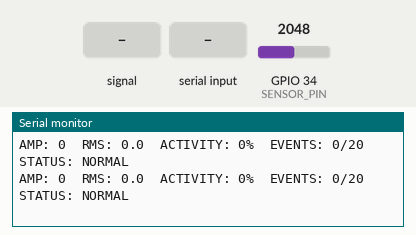
This sketch was run on a simulated ESP32. On the bench: the last lines printed to the serial monitor. Inputs (shaded band) come from the test bench; at power-on: GPIO 34 (SENSOR_PIN) = 2048 (analog values on the 0–4095 scale).

Above: at 11.7 s.
11.8 s: GPIO 34 (SENSOR_PIN) fed a 200 Hz sine of ±327 counts around its level
At 12.68 s:
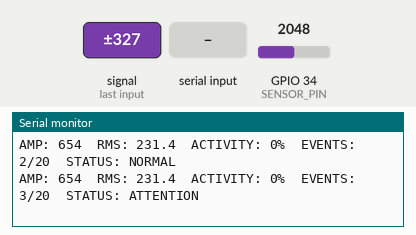
14.2 s: GPIO 34 (SENSOR_PIN) set to 2866
At 14.43 s:
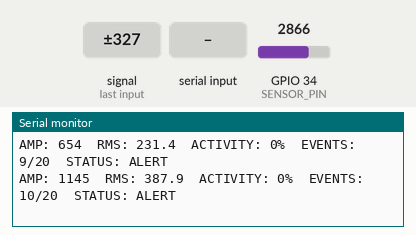
15.7 s: "c" received over Serial
At 16.4 s:
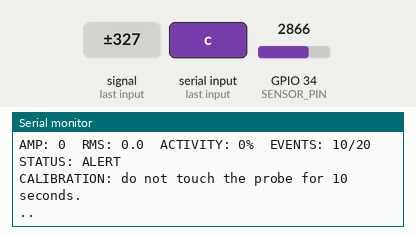
Timing chart, 0 to 18.7 s (numbered marks = the images above; inputs shaded):
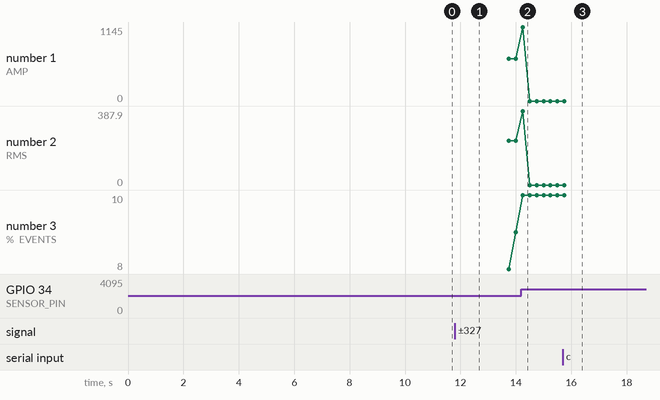

Measured:
- after the input at 11.8 s, the serial monitor: prints a new line after 0.20 s (image 1)
- after the input at 14.2 s, the serial monitor: prints a new line after 0.05 s (image 2)
- after the input at 15.7 s, the serial monitor: prints a new line after 0.05 s (image 3)

The sketch:

kolos_firmware.ino
```cpp
// KOLOS, вторая версия программы макета.
// Основа та же, что в первой версии: в течение окна как можно чаще читаем датчик,
// запоминаем минимум и максимум и считаем амплитуду.
// Добавлены RMS, калибровка по фону, порог, подсчёт событий и статус.

const int SENSOR_PIN = 34;
const unsigned long WINDOW_MS = 250;       // длина окна
const unsigned long CALIBRATION_MS = 10000;
const float K = 1.25;                      // порог = 1,25 * фоновый RMS
const int HISTORY = 20;                    // окон в буфере событий
const int ATTENTION_MIN = 3;               // 0-2 события: NORMAL, 3-7: ATTENTION
const int ALERT_MIN = 8;                   // 8 и более: ALERT

bool history[HISTORY];
int pos = 0;
float baseline = 0;
float threshold = 0;

void readWindow(int &amplitude, float &rms) {
  int minimum = 4095;
  int maximum = 0;
  uint64_t sum = 0, sumSq = 0;
  uint32_t n = 0;
  unsigned long start = millis();

  while (millis() - start < WINDOW_MS) {
    int value = analogRead(SENSOR_PIN);
    if (value < minimum) minimum = value;
    if (value > maximum) maximum = value;
    sum += value;
    sumSq += (uint64_t)value * value;
    n++;
  }

  double mean = (double)sum / n;
  double variance = (double)sumSq / n - mean * mean;
  if (variance < 0) variance = 0;
  amplitude = maximum - minimum;
  rms = sqrt(variance);
}

void calibrate() {
  Serial.println("\nCALIBRATION: do not touch the probe for 10 seconds.");
  float total = 0;
  int windows = 0;
  unsigned long start = millis();
  while (millis() - start < CALIBRATION_MS) {
    int amplitude;
    float rms;
    readWindow(amplitude, rms);
    total += rms;
    windows++;
    Serial.print(".");
  }
  baseline = total / windows;
  threshold = K * baseline;
  for (int i = 0; i < HISTORY; i++) history[i] = false;
  Serial.println("\nCALIBRATION COMPLETE");
  Serial.printf("Baseline RMS: %.1f\nDetection threshold: %.1f\n\n", baseline, threshold);
}

void setup() {
  Serial.begin(115200);
  analogReadResolution(12);
  analogSetPinAttenuation(SENSOR_PIN, ADC_11db);
  delay(500);
  calibrate();
}

void loop() {
  int amplitude;
  float rms;
  readWindow(amplitude, rms);

  history[pos] = rms > threshold;
  pos = (pos + 1) % HISTORY;
  int events = 0;
  for (int i = 0; i < HISTORY; i++) events += history[i];

  // ACTIVITY: 50% на пороге, 100% при RMS в 1,5 раза выше фона
  int activity = constrain((int)round(200.0 * (rms / baseline - 1.0)), 0, 100);
  const char *status = events >= ALERT_MIN ? "ALERT" : events >= ATTENTION_MIN ? "ATTENTION" : "NORMAL";

  Serial.printf("AMP: %d  RMS: %.1f  ACTIVITY: %d%%  EVENTS: %d/%d  STATUS: %s\n",
                amplitude, rms, activity, events, HISTORY, status);

  // 'c' в Serial Monitor: повторная калибровка
  if (Serial.available() && Serial.read() == 'c') calibrate();
}
```
